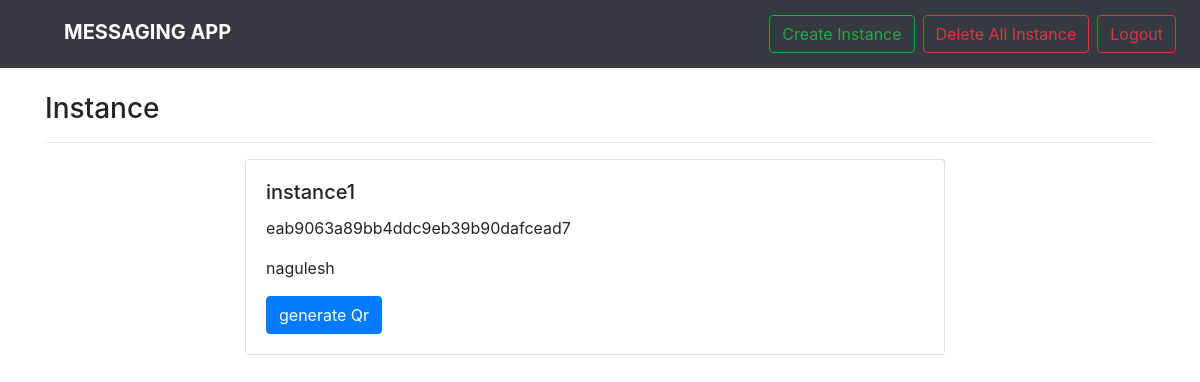
The app's page / (signed in), older data.
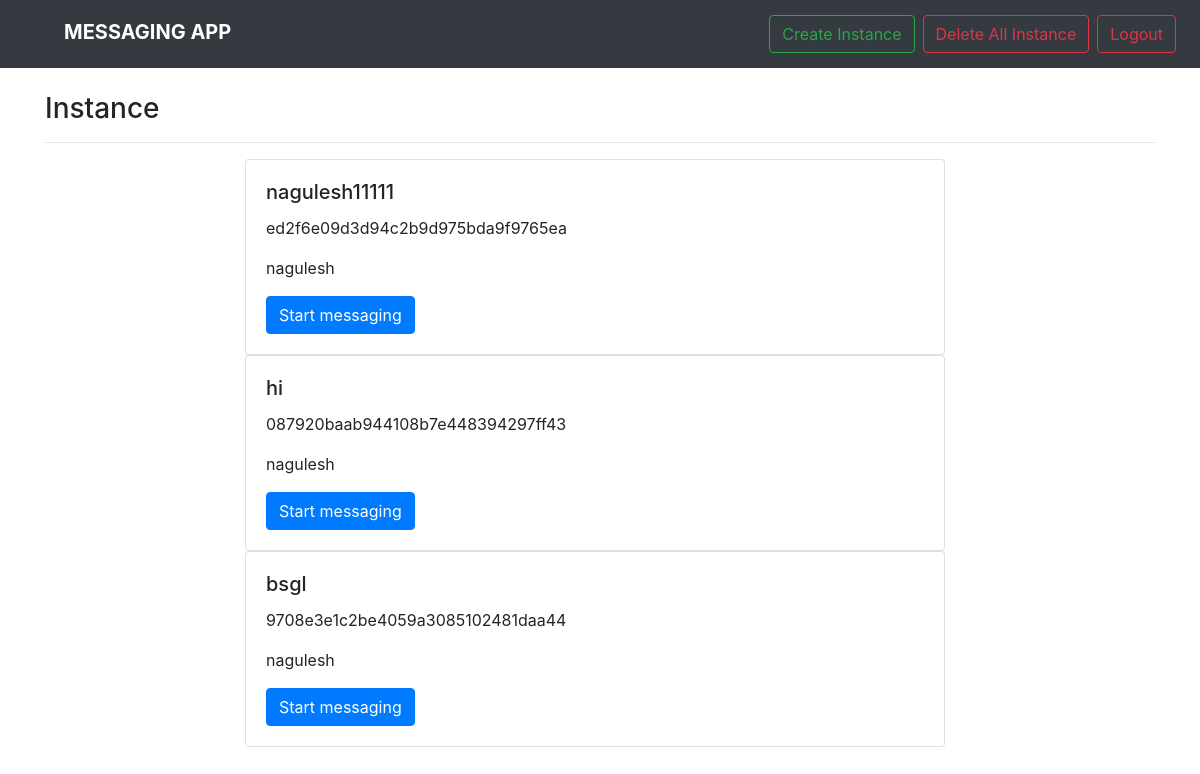
The same page, newer data.
### messaging_app/models.py (models this page shows)
class Instance(models.Model):
    user_id=models.ForeignKey(User, on_delete=models.CASCADE)
    instance_key = models.CharField(max_length=25)
    instance_token = models.CharField(max_length=100)
    qrscanned=models.BooleanField(default=False)
    def __str__(self):
        return self.instance_key

### messaging_app/views.py (the view)
# urls.py: path('',views.home,name="home"),
@login_required(login_url='login')
def home(request):
    user_instances=Instance.objects.filter(user_id=request.user)
    print(user_instances)
    return render(request,"home.html",{"user_instances":user_instances})

### messaging_app/templates/home.html (shortened to what this page needs)
{% extends 'base.html'%}
{% block content %}
    <div class="container bcontent mt-4 ">
      <h3>Instance</h3>
      <hr />
      {% for instance in user_instances %}
      <div class="card" style="width: 700px; margin-left:200px">
          <div class="row no-gutters">
            <div class="card-body">
              <h5 class="card-title">{{instance.instance_key}}</h5>
              <p class="card-text">{{instance.instance_token}}</p>
              <p class="card-text">{{instance.user_id}}</p>
                {% if not instance.qrscanned %}
              <a href="{% url 'generate_qr' instance.pk %}" class="btn btn-primary">generate Qr</a>
              {% else %}
              <a href="{% url 'messaging' instance.pk %}" class="btn btn-primary">Start messaging</a>
              {% endif %}
            </div>
          </div>
      </div>
      {% endfor %}
  </div>
{% endblock %}

### messaging_app/templates/base.html (shortened to what this page needs)
<!DOCTYPE html>
<html lang="en">
<head>
    <link rel="stylesheet" href="https://cdn.jsdelivr.net/npm/bootstrap@4.3.1/dist/css/bootstrap.min.css"
>
</head>
<body>
    <nav class="navbar navbar-expand-lg navbar-light bg-dark" >
        <a class="navbar-brand ml-5 mr-5 mt-1 mb-2 " href="#">MESSAGING APP</a>
        <div class="collapse navbar-collapse" id="navbarSupportedContent">
            <form class="form-inline my-2 my-lg-0">
                <a class="btn btn-outline-success my-2 my-sm-0 mr-sm-2" href="{% url 'create_instance' %}"> Create Instance </a>
                <a class="btn btn-outline-danger my-2 my-sm-0 mr-sm-2" href="{% url 'delete_all_messages' %}"> Delete All Instance </a>
                <a class="btn btn-outline-danger my-2 my-sm-0 mr-sm-2" href="{% url 'logout' %}"> Logout </a>
            </form>
        </div>
    </nav>
    {% block content %}
    {% endblock %}
</body>
</html>
{% load sweetify %}

### messaging_app/templates/base.html (style rules this page uses)
.navbar-brand { color: white !important; font-weight: bold; }
.navbar-collapse { background-color: #343a40; }

Row changes from the older to the newer data that the page shows:
removed Instance: instance_key "instance1", instance_token "eab9063a89bb4ddc9eb39b90dafcead7", user_id "nagulesh", qrscanned "generate Qr"
added Instance: instance_key "nagulesh11111", instance_token "ed2f6e09d3d94c2b9d975bda9f9765ea", user_id "nagulesh", qrscanned "Start messaging"
added Instance: instance_key "hi", instance_token "087920baab944108b7e448394297ff43", user_id "nagulesh", qrscanned "Start messaging"
added Instance: instance_key "bsgl", instance_token "9708e3e1c2be4059a3085102481daa44", user_id "nagulesh", qrscanned "Start messaging"
